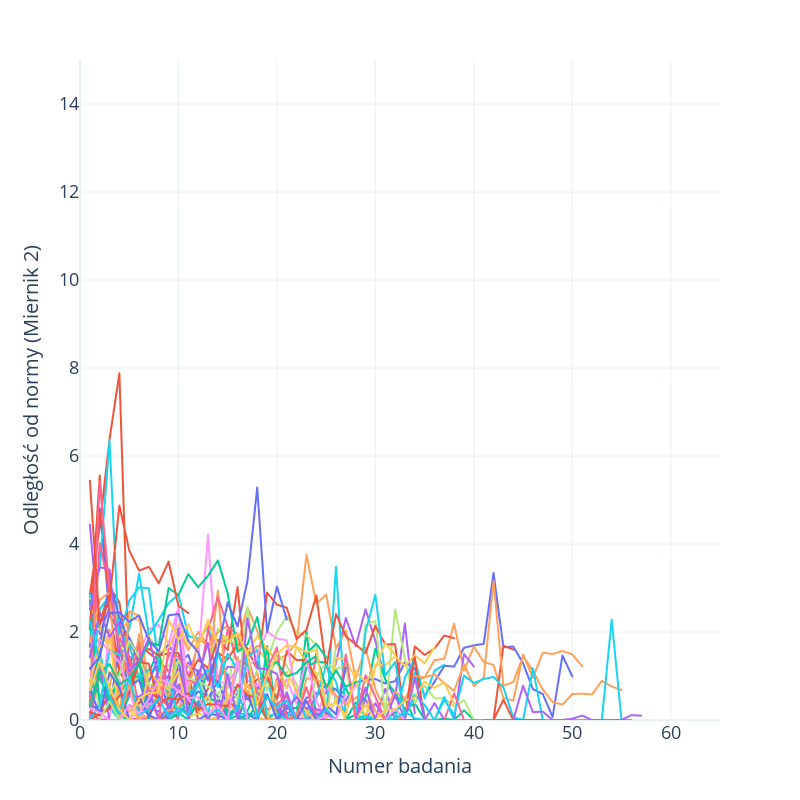
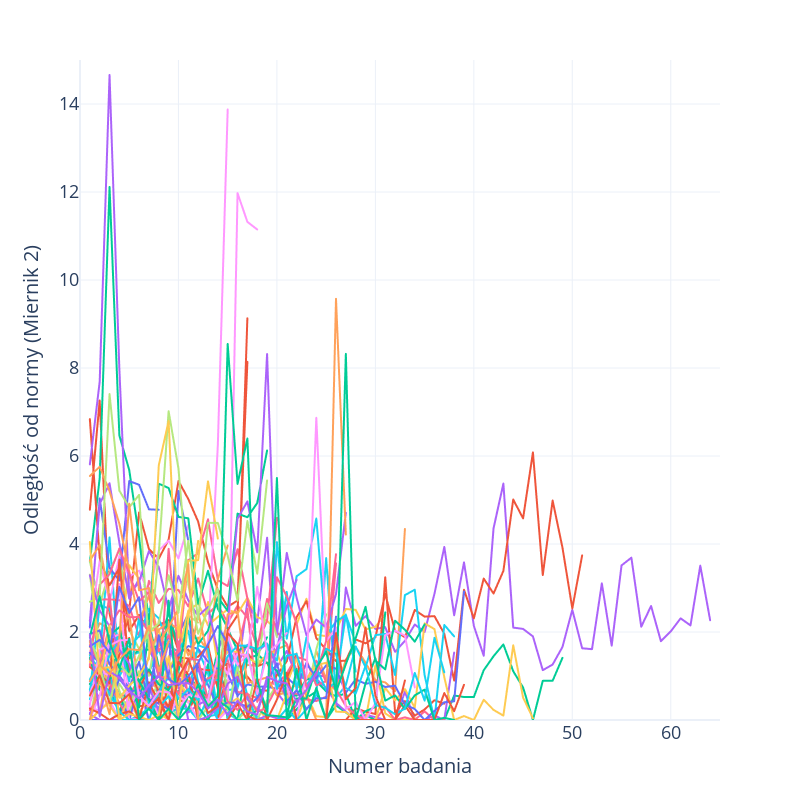

Notebook cell for these charts, in order:
### Code cell
# Podziel dane na dwie ramki danych
df_zgon_0 = df_dist[df_dist['ZGON'] == 0]
df_zgon_1 = df_dist[df_dist['ZGON'] == 1]

y='euclidean_kw'

# fig0 = make_subplots(rows=1, cols=2, subplot_titles=['Zgon: nie', 'Zgon: tak'])
# Wykres dla ZGON=0
fig1 = px.line(df_zgon_0, x='BADANIE_NR', y=y, color='PACJENT_NR', 
              labels={'BADANIE_NR': 'BADANIE_NR', y: y, 'PACJENT_NR': 'Pacjent'}, width=800, height=800)
fig1.update_xaxes(title_text='Numer badania')
fig1.update_yaxes(title_text='Odległość od normy (Miernik 2)')
fig1.update_layout(showlegend=False)

# Wykres dla ZGON=1
fig2 = px.line(df_zgon_1, x='BADANIE_NR', y=y, color='PACJENT_NR', 
               labels={'BADANIE_NR': 'BADANIE_NR', y: y, 'PACJENT_NR': 'Pacjent'}, width=800, height=800)
fig2.update_xaxes(title_text='Numer badania')
fig2.update_yaxes(title_text='Odległość od normy (Miernik 2)')
fig2.update_layout(showlegend=False)

fig1.update_yaxes(range=[0, 15])
fig2.update_yaxes(range=[0, 15])


fig1.update_xaxes(range=[0, 65])
fig2.update_xaxes(range=[0, 65])

fig1.update_layout(
    xaxis=dict(
        tickfont=dict(size=18),
        title_font=dict(size=24),
    ),
    yaxis=dict(
        tickfont=dict(size=18),
        title_font=dict(size=24)
    )
)
fig2.update_layout(
    xaxis=dict(
        tickfont=dict(size=18),
        title_font=dict(size=24),
    ),
    yaxis=dict(
        tickfont=dict(size=18),
        title_font=dict(size=24)
    )
)
fig1.update_layout(template="plotly_white")
fig2.update_layout(template="plotly_white")

fig1.write_image("images4/"+"miernik2_pacjenci_wyleczeni"+ ".png", width=1000, height=800, scale=4, format="png")
fig2.write_image("images4/"+"miernik2_pacjenci_zmarli"+ ".png", width=1000, height=800, scale=4, format="png")
fig1.write_html("images4/miernik2_pacjenci_wyleczeni.html")
fig2.write_html("images4/miernik2_pacjenci_zmarli.html")

# Wyświetl oba wykresy
fig1.show()
fig2.show()
